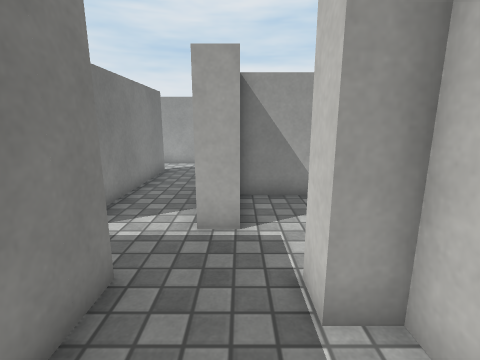
[1] (above)

20 first-person views from a walk through a scene from a Unity 3-D project. The camera is 1.2 m above the floor, tilts 12° down and sees 85° across. The floor is counted in squares, 0.5 m on a side. Each view is taken from the middle of a square. On the plan, view 1 faces up. The plan holds only what a view shows up to about 18 squares ahead; the rest is blank. The player is left out. Door leaves are left out, so doorways stand open. Surface patterns are stand-ins for the level's own textures.

[2]
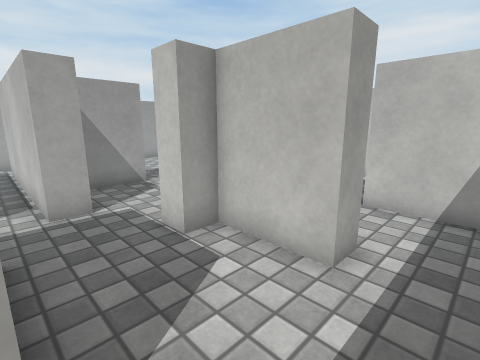

[3]
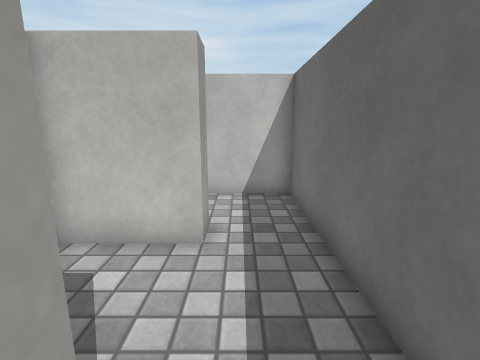

[4]
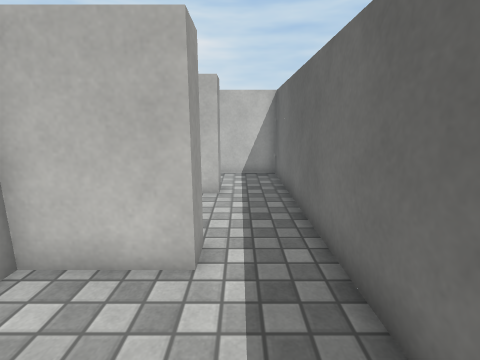

[5]
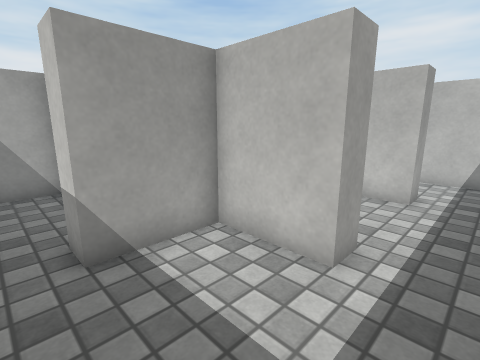

[6]
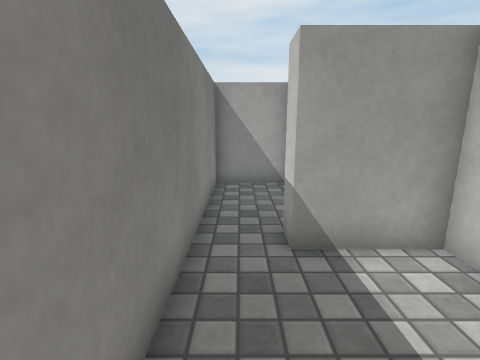

[7]
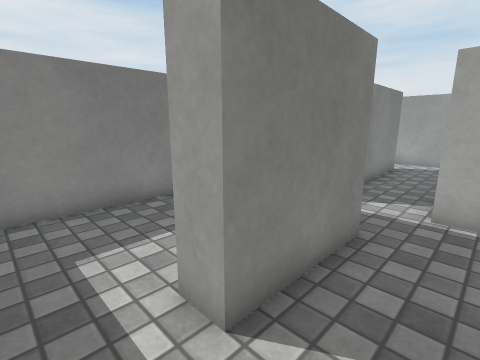

[8]
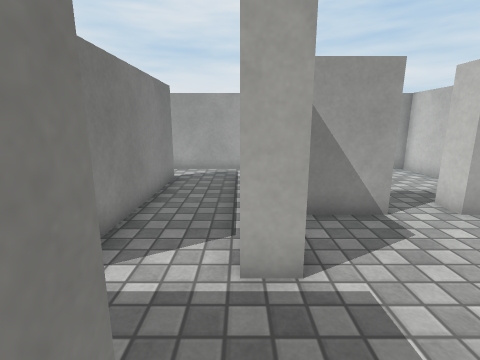

[9]
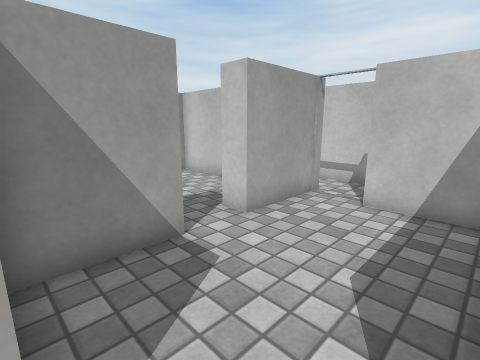

[10]
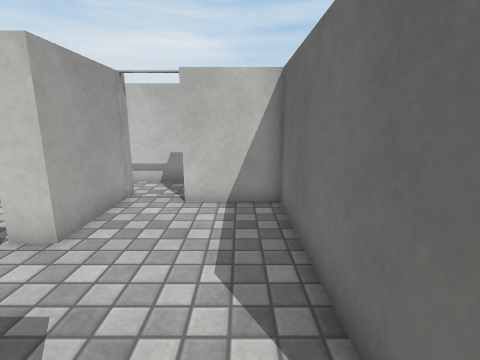

[11]
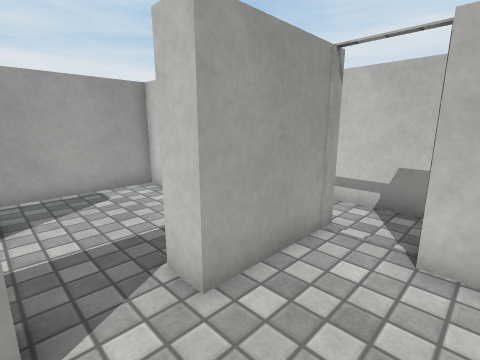

[12]
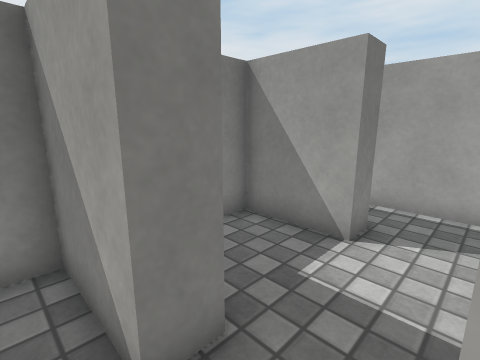

[13]
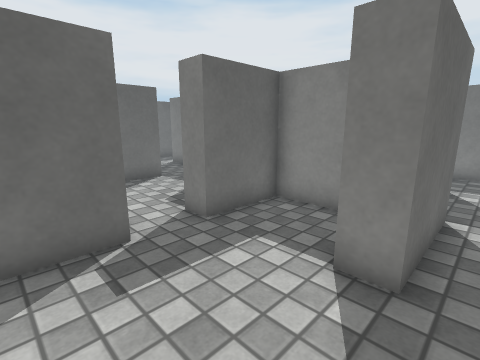

[14]
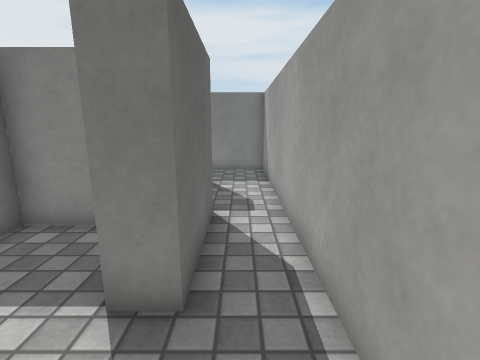

[15]
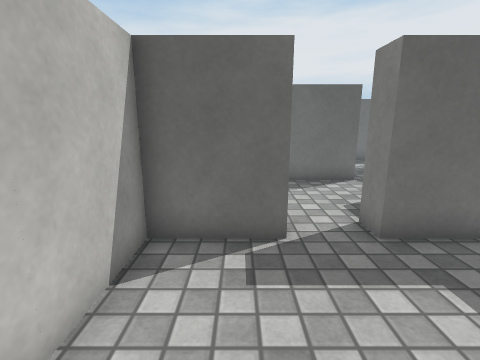

[16]
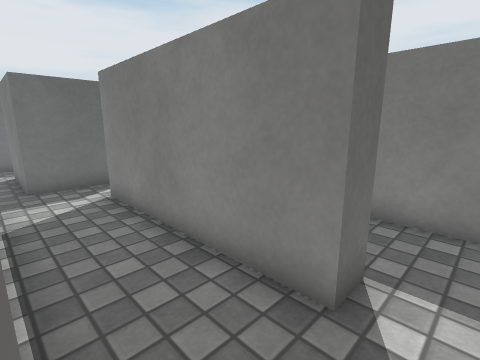

[17]
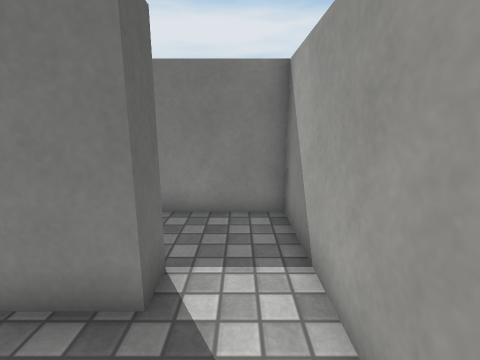

[18]
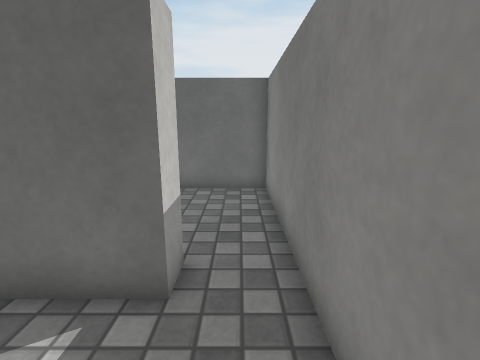

[19]
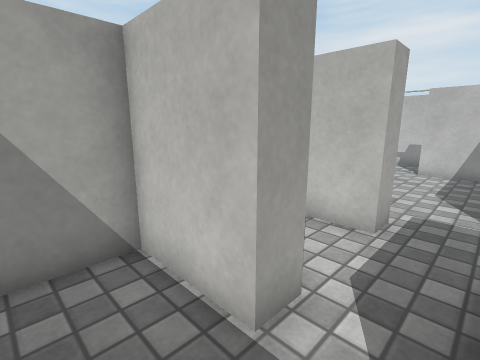

[20]
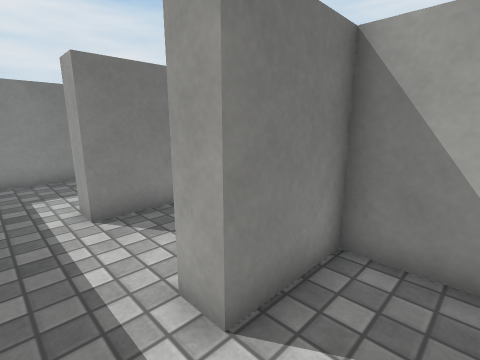

### Floor plan
Ten units are one square. View 1 is at (0, 0); x grows to the right and y downward. Boxes are objects, and circles mark ways between rooms. Rooms are numbered by the first view taken in them; rooms with no view inside come last. Other rooms are left out.
<svg viewBox="-85 -168 181 201">
<path fill="none" stroke="#000" d="M-20 -37 -20 3 -30 3M20 3 20 -27 10 -27 10 -37M-35 28 15 28M-30 3 -30 -27 -60 -27 -60 -37M-80 -44 -80 28 -35 28M30 -87 0 -87 0 -79M10 -37 80 -37 80 -67M1 -57 -10 -57M91 -87 50 -87M-51 -138 -40 -138 -40 -57 -50 -57M-10 -57 -10 -143 30 -143M-60 -37 -20 -37M80 -146 80 -163 -55 -163M-50 -57 -50 -87 -80 -87 -80 -44M30 3 20 3M15 28 60 28 60 5M30 -143 30 -133 0 -133 0 -98 30 -98 30 -87M50 -87 50 -98 80 -98 80 -146M51 -27 30 -27 30 3M60 5 60 -7"/>
<circle cx="-25" cy="15" r="3" fill="#2a7"/>
<circle cx="0" cy="-50" r="3" fill="#2a7"/>
<circle cx="-10" cy="-50" r="3" fill="#2a7"/>
<circle cx="25" cy="15" r="3" fill="#2a7"/>
<circle cx="-70" cy="-35" r="3" fill="#2a7"/>
<circle cx="40" cy="-95" r="3" fill="#2a7"/>
<circle cx="-45" cy="-50" r="3" fill="#2a7"/>
<circle cx="55" cy="-135" r="3" fill="#2a7"/>
<circle cx="45" cy="-5" r="3" fill="#2a7"/>
<text x="-10" y="-10">1</text>
<text x="-60" y="0">2</text>
<text x="40" y="-60">3</text>
<text x="-20" y="-110">4</text>
<text x="-70" y="-70">5</text>
<text x="30" y="10">6</text>
<text x="40" y="-120">7</text>
<text x="40" y="-10">8</text>
</svg>
Room 1 opens to room 2. Room 1 opens to room 3. Room 1 opens to room 4. Room 1 opens to room 6. Room 2 opens to room 5. Room 3 opens to room 7. Room 4 opens to room 5. Room 4 opens to room 7. Room 6 opens to room 8.

Where each view was taken, in squares from view 1:
view 1: 0 up, 0 right, facing up
view 2: 2 down, 2 left, facing up-right
view 3: 1 down, 3 left, facing right
view 4: 1 down, 7 left, facing right
view 5: 2 down, 7 left, facing up-right
view 6: 2 down, 7 left, facing up
view 7: 2 down, 0 right, facing up-left
view 8: 2 up, 1 left, facing up
view 9: 4 up, 0 right, facing up-right
view 10: 5 up, 0 right, facing right
view 11: 6 up, 3 right, facing up-right
view 12: 8 up, 5 right, facing up-left
view 13: 15 up, 7 right, facing down-left
view 14: 15 up, 6 right, facing left
view 15: 15 up, 6 right, facing down
view 16: 15 up, 1 left, facing down-left
view 17: 15 up, 1 left, facing left
view 18: 7 up, 7 left, facing down
view 19: 4 up, 7 left, facing up-right
view 20: 2 down, 5 right, facing up-left
